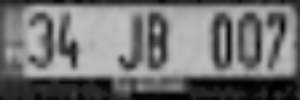
#> input picture karakterler/karakter_resim2_1.png, 300 x 100 px
$ python 'ocr_karakter_birleştirme.py'
#> lines starting #> are read from the running program, lines starting #| are printed output that depends on the picture; after the words box and inside, x2 and y2 are one past the last pixel; in counts of white or black regions, pixels touching at a corner belong together
import cv2
import pytesseract
import os
import re
import json

# Tesseract yolunu belirtin
pytesseract.pytesseract.tesseract_cmd = 'C:/Program Files/Tesseract-OCR/tesseract.exe'

def plaka_ocr(ayrik_karakterler):
    # Dosyanın varlığını kontrol et
#> called with ayrik_karakterler = 'karakterler/karakter_resim2_1.png'
    if not os.path.exists(ayrik_karakterler):
        print(f"Dosya bulunamadı: {ayrik_karakterler}")
        return ""

    # Görseli yükleyin
    img = cv2.imread(ayrik_karakterler)
#> img is the input picture: shape (100, 300, 3); min 1, max 192, mean 113.1

    if img is None:
        print(f"Görsel okuma hatası: {ayrik_karakterler}")
        return ""

    # Gri tonlara dönüştürme
    gray = cv2.cvtColor(img, cv2.COLOR_BGR2GRAY)

    # Histogram eşitleme
    gray = cv2.equalizeHist(gray)  # Kontrast artırılarak karakterler daha net hale getirilir
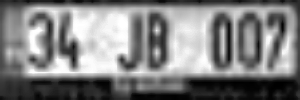
#> gray: shape (100, 300); min 0, max 255, mean 128.2

    # Gürültü azaltma (Gaussian bulanıklaştırma)
    blurred = cv2.GaussianBlur(gray, (3, 3), 0)

    # Binarizasyon (Siyah-Beyaz yapmak için)
    _, thresh = cv2.threshold(blurred, 0, 255, cv2.THRESH_BINARY + cv2.THRESH_OTSU)
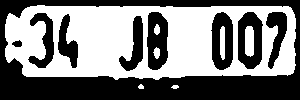
#> thresh: shape (100, 300); 49.2% white; 7 white regions, largest, box (x1, y1, x2, y2) and area: (5, 5, 296, 80) 14185, (245, 26, 254, 57) 258, (220, 26, 225, 60) 157

    # OCR'yi uygula
#> (the run stopped early here; a loop or call above may not have finished)

$ run again, with karakterler/karakter_resim1_1.png copied over karakterler/karakter_resim2_1.png
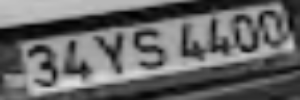
#> input picture karakterler/karakter_resim1_1.png, 300 x 100 px
#> in plaka_ocr, img is the input picture: shape (100, 300, 3); min 1, max 221, mean 102.3
#> in plaka_ocr, `gray = cv2.equalizeHist(gray)`:
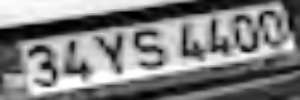
#> gray: shape (100, 300); min 0, max 255, mean 128.2
#> in plaka_ocr, `_, thresh = cv2.threshold(blurred, 0, 255, cv2.THRESH_BINARY + cv2.THR..`:
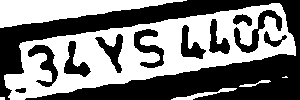
#> thresh: shape (100, 300); 49% white; 6 white regions (2 under 20 px), largest, box (x1, y1, x2, y2) and area: (4, 3, 296, 100) 11649, (0, 0, 187, 28) 2739, (171, 88, 237, 100) 211, (239, 80, 271, 87) 77
